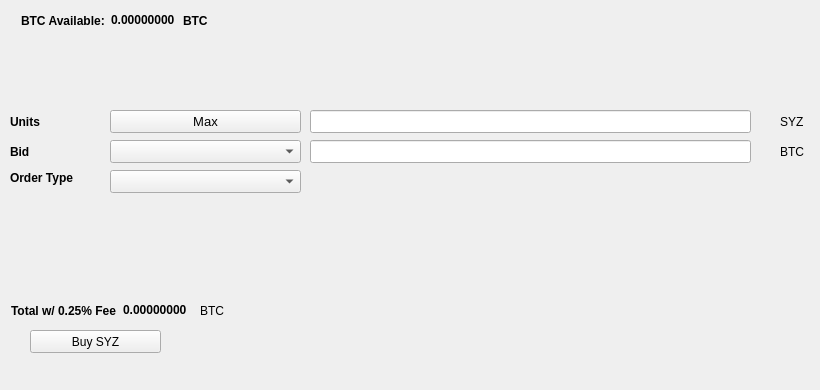
   <widget class="QWidget" name="BuyTab">
    <attribute name="title">
     <string>Buy</string>
    </attribute>
    <widget class="QPushButton" name="BuySYZ">
     <property name="geometry">
      <rect>
       <x>30</x>
       <y>330</y>
       <width>131</width>
       <height>23</height>
      </rect>
     </property>
     <property name="text">
      <string>Buy SYZ</string>
     </property>
     <property name="icon">
      <iconset resource="../soyuz3.qrc">
       <normaloff>:/icons/bitcoin</normaloff>:/icons/bitcoin</iconset>
     </property>
    </widget>
    <widget class="QLabel" name="label_3">
     <property name="geometry">
      <rect>
       <x>10</x>
       <y>110</y>
       <width>46</width>
       <height>23</height>
      </rect>
     </property>
     <property name="font">
      <font>
       <weight>75</weight>
       <bold>true</bold>
      </font>
     </property>
     <property name="text">
      <string>Units</string>
     </property>
    </widget>
    <widget class="QLineEdit" name="UnitsInput">
     <property name="geometry">
      <rect>
       <x>310</x>
       <y>110</y>
       <width>441</width>
       <height>23</height>
      </rect>
     </property>
     <property name="font">
      <font>
       <pointsize>9</pointsize>
       <weight>75</weight>
       <bold>true</bold>
      </font>
     </property>
    </widget>
    <widget class="QLineEdit" name="BuyBidPriceEdit">
     <property name="geometry">
      <rect>
       <x>310</x>
       <y>140</y>
       <width>441</width>
       <height>23</height>
      </rect>
     </property>
     <property name="font">
      <font>
       <pointsize>9</pointsize>
       <weight>75</weight>
       <bold>true</bold>
      </font>
     </property>
    </widget>
    <widget class="QLabel" name="label_4">
     <property name="geometry">
      <rect>
       <x>780</x>
       <y>110</y>
       <width>31</width>
       <height>23</height>
      </rect>
     </property>
     <property name="text">
      <string>SYZ</string>
     </property>
    </widget>
    <widget class="QLabel" name="label_5">
     <property name="geometry">
      <rect>
       <x>780</x>
       <y>140</y>
       <width>31</width>
       <height>23</height>
      </rect>
     </property>
     <property name="text">
      <string>BTC</string>
     </property>
    </widget>
    <widget class="QLabel" name="label_6">
     <property name="geometry">
      <rect>
       <x>10</x>
       <y>140</y>
       <width>46</width>
       <height>23</height>
      </rect>
     </property>
     <property name="font">
      <font>
       <weight>75</weight>
       <bold>true</bold>
      </font>
     </property>
     <property name="text">
      <string>Bid</string>
     </property>
    </widget>
    <widget class="QLabel" name="label_7">
     <property name="geometry">
      <rect>
       <x>10</x>
       <y>170</y>
       <width>91</width>
       <height>16</height>
      </rect>
     </property>
     <property name="font">
      <font>
       <weight>75</weight>
       <bold>true</bold>
      </font>
     </property>
     <property name="text">
      <string>Order Type</string>
     </property>
    </widget>
    <widget class="QPushButton" name="Buy_Max_Amount">
     <property name="geometry">
      <rect>
       <x>110</x>
       <y>110</y>
       <width>191</width>
       <height>23</height>
      </rect>
     </property>
     <property name="font">
      <font>
       <pointsize>10</pointsize>
      </font>
     </property>
     <property name="text">
      <string>Max</string>
     </property>
    </widget>
    <widget class="QComboBox" name="BuyBidcomboBox">
     <property name="geometry">
      <rect>
       <x>110</x>
       <y>140</y>
       <width>191</width>
       <height>23</height>
      </rect>
     </property>
     <property name="font">
      <font>
       <pointsize>10</pointsize>
      </font>
     </property>
    </widget>
    <widget class="QComboBox" name="buyOrdertypeCombo">
     <property name="geometry">
      <rect>
       <x>110</x>
       <y>170</y>
       <width>191</width>
       <height>23</height>
      </rect>
     </property>
     <property name="font">
      <font>
       <pointsize>10</pointsize>
      </font>
     </property>
    </widget>
    <widget class="QWidget" name="layoutWidget1">
     <property name="geometry">
      <rect>
       <x>21</x>
       <y>11</y>
       <width>227</width>
       <height>19</height>
      </rect>
     </property>
     <layout class="QHBoxLayout" name="horizontalLayout_3">
      <item>
       <widget class="QLabel" name="label232">
        <property name="font">
         <font>
          <weight>75</weight>
          <bold>true</bold>
         </font>
        </property>
        <property name="text">
         <string>BTC Available:</string>
        </property>
       </widget>
      </item>
      <item>
       <widget class="QLabel" name="BtcAvailableLbl">
        <property name="palette">
         <palette>
          <active>
           <colorrole role="WindowText">
            <brush brushstyle="SolidPattern">
             <color alpha="255">
              <red>0</red>
              <green>0</green>
              <blue>0</blue>
             </color>
            </brush>
           </colorrole>
           <colorrole role="Button">
            <brush brushstyle="SolidPattern">
             <color alpha="255">
              <red>0</red>
              <green>170</green>
              <blue>0</blue>
             </color>
            </brush>
           </colorrole>
           <colorrole role="Light">
            <brush brushstyle="SolidPattern">
             <color alpha="255">
              <red>0</red>
              <green>255</green>
              <blue>0</blue>
             </color>
            </brush>
           </colorrole>
           <colorrole role="Midlight">
            <brush brushstyle="SolidPattern">
             <color alpha="255">
              <red>0</red>
              <green>212</green>
              <blue>0</blue>
             </color>
            </brush>
           </colorrole>
           <colorrole role="Dark">
            <brush brushstyle="SolidPattern">
             <color alpha="255">
              <red>0</red>
              <green>85</green>
              <blue>0</blue>
             </color>
            </brush>
           </colorrole>
           <colorrole role="Mid">
            <brush brushstyle="SolidPattern">
             <color alpha="255">
              <red>0</red>
              <green>113</green>
              <blue>0</blue>
             </color>
            </brush>
           </colorrole>
           <colorrole role="Text">
            <brush brushstyle="SolidPattern">
             <color alpha="255">
              <red>0</red>
              <green>170</green>
              <blue>0</blue>
             </color>
            </brush>
           </colorrole>
           <colorrole role="BrightText">
            <brush brushstyle="SolidPattern">
             <color alpha="255">
              <red>255</red>
              <green>255</green>
              <blue>255</blue>
             </color>
            </brush>
           </colorrole>
           <colorrole role="ButtonText">
            <brush brushstyle="SolidPattern">
             <color alpha="255">
              <red>0</red>
              <green>0</green>
              <blue>0</blue>
             </color>
            </brush>
           </colorrole>
           <colorrole role="Base">
            <brush brushstyle="SolidPattern">
             <color alpha="255">
              <red>255</red>
              <green>255</green>
              <blue>255</blue>
             </color>
            </brush>
           </colorrole>
           <colorrole role="Window">
            <brush brushstyle="SolidPattern">
             <color alpha="255">
              <red>0</red>
              <green>170</green>
              <blue>0</blue>
             </color>
            </brush>
           </colorrole>
           <colorrole role="Shadow">
            <brush brushstyle="SolidPattern">
             <color alpha="255">
              <red>0</red>
              <green>0</green>
              <blue>0</blue>
             </color>
            </brush>
           </colorrole>
           <colorrole role="AlternateBase">
            <brush brushstyle="SolidPattern">
             <color alpha="255">
              <red>127</red>
              <green>212</green>
              <blue>127</blue>
             </color>
            </brush>
           </colorrole>
           <colorrole role="ToolTipBase">
            <brush brushstyle="SolidPattern">
             <color alpha="255">
              <red>255</red>
              <green>255</green>
              <blue>220</blue>
             </color>
            </brush>
           </colorrole>
           <colorrole role="ToolTipText">
            <brush brushstyle="SolidPattern">
             <color alpha="255">
              <red>0</red>
              <green>0</green>
              <blue>0</blue>
             </color>
            </brush>
           </colorrole>
          </active>
          <inactive>
           <colorrole role="WindowText">
            <brush brushstyle="SolidPattern">
             <color alpha="255">
              <red>0</red>
              <green>0</green>
              <blue>0</blue>
             </color>
            </brush>
           </colorrole>
           <colorrole role="Button">
            <brush brushstyle="SolidPattern">
             <color alpha="255">
              <red>0</red>
              <green>170</green>
              <blue>0</blue>
             </color>
            </brush>
           </colorrole>
           <colorrole role="Light">
            <brush brushstyle="SolidPattern">
             <color alpha="255">
              <red>0</red>
              <green>255</green>
              <blue>0</blue>
             </color>
            </brush>
           </colorrole>
           <colorrole role="Midlight">
            <brush brushstyle="SolidPattern">
             <color alpha="255">
              <red>0</red>
              <green>212</green>
              <blue>0</blue>
             </color>
            </brush>
           </colorrole>
           <colorrole role="Dark">
            <brush brushstyle="SolidPattern">
             <color alpha="255">
              <red>0</red>
              <green>85</green>
              <blue>0</blue>
             </color>
            </brush>
           </colorrole>
           <colorrole role="Mid">
            <brush brushstyle="SolidPattern">
             <color alpha="255">
              <red>0</red>
              <green>113</green>
              <blue>0</blue>
             </color>
            </brush>
           </colorrole>
           <colorrole role="Text">
            <brush brushstyle="SolidPattern">
             <color alpha="255">
              <red>0</red>
              <green>170</green>
              <blue>0</blue>
             </color>
            </brush>
           </colorrole>
           <colorrole role="BrightText">
            <brush brushstyle="SolidPattern">
             <color alpha="255">
              <red>255</red>
              <green>255</green>
              <blue>255</blue>
             </color>
            </brush>
           </colorrole>
           <colorrole role="ButtonText">
            <brush brushstyle="SolidPattern">
             <color alpha="255">
              <red>0</red>
              <green>0</green>
              <blue>0</blue>
             </color>
            </brush>
           </colorrole>
           <colorrole role="Base">
            <brush brushstyle="SolidPattern">
             <color alpha="255">
              <red>255</red>
              <green>255</green>
              <blue>255</blue>
             </color>
            </brush>
           </colorrole>
           <colorrole role="Window">
            <brush brushstyle="SolidPattern">
             <color alpha="255">
              <red>0</red>
              <green>170</green>
              <blue>0</blue>
             </color>
            </brush>
           </colorrole>
           <colorrole role="Shadow">
            <brush brushstyle="SolidPattern">
             <color alpha="255">
              <red>0</red>
              <green>0</green>
              <blue>0</blue>
             </color>
            </brush>
           </colorrole>
           <colorrole role="AlternateBase">
            <brush brushstyle="SolidPattern">
             <color alpha="255">
              <red>127</red>
              <green>212</green>
              <blue>127</blue>
             </color>
            </brush>
           </colorrole>
           <colorrole role="ToolTipBase">
            <brush brushstyle="SolidPattern">
             <color alpha="255">
              <red>255</red>
              <green>255</green>
              <blue>220</blue>
             </color>
            </brush>
           </colorrole>
           <colorrole role="ToolTipText">
            <brush brushstyle="SolidPattern">
             <color alpha="255">
              <red>0</red>
              <green>0</green>
              <blue>0</blue>
             </color>
            </brush>
           </colorrole>
          </inactive>
          <disabled>
           <colorrole role="WindowText">
            <brush brushstyle="SolidPattern">
             <color alpha="255">
              <red>0</red>
              <green>85</green>
              <blue>0</blue>
             </color>
            </brush>
           </colorrole>
           <colorrole role="Button">
            <brush brushstyle="SolidPattern">
             <color alpha="255">
              <red>0</red>
              <green>170</green>
              <blue>0</blue>
             </color>
            </brush>
           </colorrole>
           <colorrole role="Light">
            <brush brushstyle="SolidPattern">
             <color alpha="255">
              <red>0</red>
              <green>255</green>
              <blue>0</blue>
             </color>
            </brush>
           </colorrole>
           <colorrole role="Midlight">
            <brush brushstyle="SolidPattern">
             <color alpha="255">
              <red>0</red>
              <green>212</green>
              <blue>0</blue>
             </color>
            </brush>
           </colorrole>
           <colorrole role="Dark">
            <brush brushstyle="SolidPattern">
             <color alpha="255">
              <red>0</red>
              <green>85</green>
              <blue>0</blue>
             </color>
            </brush>
           </colorrole>
           <colorrole role="Mid">
            <brush brushstyle="SolidPattern">
             <color alpha="255">
              <red>0</red>
              <green>113</green>
              <blue>0</blue>
             </color>
            </brush>
           </colorrole>
           <colorrole role="Text">
            <brush brushstyle="SolidPattern">
             <color alpha="255">
              <red>0</red>
              <green>85</green>
              <blue>0</blue>
             </color>
            </brush>
           </colorrole>
           <colorrole role="BrightText">
            <brush brushstyle="SolidPattern">
             <color alpha="255">
              <red>255</red>
              <green>255</green>
              <blue>255</blue>
             </color>
            </brush>
           </colorrole>
           <colorrole role="ButtonText">
            <brush brushstyle="SolidPattern">
             <color alpha="255">
              <red>0</red>
              <green>85</green>
              <blue>0</blue>
             </color>
            </brush>
           </colorrole>
           <colorrole role="Base">
            <brush brushstyle="SolidPattern">
             <color alpha="255">
              <red>0</red>
              <green>170</green>
              <blue>0</blue>
             </color>
            </brush>
           </colorrole>
           <colorrole role="Window">
            <brush brushstyle="SolidPattern">
             <color alpha="255">
              <red>0</red>
              <green>170</green>
              <blue>0</blue>
             </color>
            </brush>
           </colorrole>
           <colorrole role="Shadow">
            <brush brushstyle="SolidPattern">
             <color alpha="255">
              <red>0</red>
              <green>0</green>
              <blue>0</blue>
             </color>
            </brush>
           </colorrole>
           <colorrole role="AlternateBase">
            <brush brushstyle="SolidPattern">
             <color alpha="255">
              <red>0</red>
              <green>170</green>
              <blue>0</blue>
             </color>
            </brush>
           </colorrole>
           <colorrole role="ToolTipBase">
            <brush brushstyle="SolidPattern">
             <color alpha="255">
              <red>255</red>
              <green>255</green>
              <blue>220</blue>
             </color>
            </brush>
           </colorrole>
           <colorrole role="ToolTipText">
            <brush brushstyle="SolidPattern">
             <color alpha="255">
              <red>0</red>
              <green>0</green>
              <blue>0</blue>
             </color>
            </brush>
           </colorrole>
          </disabled>
         </palette>
        </property>
        <property name="font">
         <font>
          <weight>75</weight>
          <bold>true</bold>
         </font>
        </property>
        <property name="text">
         <string>0.00000000</string>
        </property>
        <property name="textInteractionFlags">
         <set>Qt::LinksAccessibleByMouse|Qt::TextSelectableByKeyboard|Qt::TextSelectableByMouse</set>
        </property>
       </widget>
      </item>
      <item>
       <widget class="QLabel" name="BtcAvailableLbl_2">
        <property name="font">
         <font>
          <weight>75</weight>
          <bold>true</bold>
         </font>
        </property>
        <property name="text">
         <string>BTC</string>
        </property>
       </widget>
      </item>
     </layout>
    </widget>
    <widget class="QWidget" name="layoutWidge2">
     <property name="geometry">
      <rect>
       <x>11</x>
       <y>301</y>
       <width>259</width>
       <height>19</height>
      </rect>
     </property>
     <layout class="QHBoxLayout" name="horizontalLayout_4">
      <item>
       <widget class="QLabel" name="label_9">
        <property name="font">
         <font>
          <weight>75</weight>
          <bold>true</bold>
         </font>
        </property>
        <property name="text">
         <string>Total w/ 0.25% Fee</string>
        </property>
       </widget>
      </item>
      <item>
       <widget class="QLabel" name="BuyCostLabel">
        <property name="palette">
         <palette>
          <active>
           <colorrole role="WindowText">
            <brush brushstyle="SolidPattern">
             <color alpha="255">
              <red>0</red>
              <green>0</green>
              <blue>0</blue>
             </color>
            </brush>
           </colorrole>
           <colorrole role="Button">
            <brush brushstyle="SolidPattern">
             <color alpha="255">
              <red>0</red>
              <green>170</green>
              <blue>0</blue>
             </color>
            </brush>
           </colorrole>
           <colorrole role="Light">
            <brush brushstyle="SolidPattern">
             <color alpha="255">
              <red>0</red>
              <green>255</green>
              <blue>0</blue>
             </color>
            </brush>
           </colorrole>
           <colorrole role="Midlight">
            <brush brushstyle="SolidPattern">
             <color alpha="255">
              <red>0</red>
              <green>212</green>
              <blue>0</blue>
             </color>
            </brush>
           </colorrole>
           <colorrole role="Dark">
            <brush brushstyle="SolidPattern">
             <color alpha="255">
              <red>0</red>
              <green>85</green>
              <blue>0</blue>
             </color>
            </brush>
           </colorrole>
           <colorrole role="Mid">
            <brush brushstyle="SolidPattern">
             <color alpha="255">
              <red>0</red>
              <green>113</green>
              <blue>0</blue>
             </color>
            </brush>
           </colorrole>
           <colorrole role="Text">
            <brush brushstyle="SolidPattern">
             <color alpha="255">
              <red>0</red>
              <green>170</green>
              <blue>0</blue>
             </color>
            </brush>
           </colorrole>
           <colorrole role="BrightText">
            <brush brushstyle="SolidPattern">
             <color alpha="255">
              <red>255</red>
              <green>255</green>
              <blue>255</blue>
             </color>
            </brush>
           </colorrole>
           <colorrole role="ButtonText">
            <brush brushstyle="SolidPattern">
             <color alpha="255">
              <red>0</red>
              <green>0</green>
              <blue>0</blue>
             </color>
            </brush>
           </colorrole>
           <colorrole role="Base">
            <brush brushstyle="SolidPattern">
             <color alpha="255">
              <red>255</red>
              <green>255</green>
              <blue>255</blue>
             </color>
            </brush>
           </colorrole>
           <colorrole role="Window">
            <brush brushstyle="SolidPattern">
             <color alpha="255">
              <red>0</red>
              <green>170</green>
              <blue>0</blue>
             </color>
            </brush>
           </colorrole>
           <colorrole role="Shadow">
            <brush brushstyle="SolidPattern">
             <color alpha="255">
              <red>0</red>
              <green>0</green>
              <blue>0</blue>
             </color>
            </brush>
           </colorrole>
           <colorrole role="AlternateBase">
            <brush brushstyle="SolidPattern">
             <color alpha="255">
              <red>127</red>
              <green>212</green>
              <blue>127</blue>
             </color>
            </brush>
           </colorrole>
           <colorrole role="ToolTipBase">
            <brush brushstyle="SolidPattern">
             <color alpha="255">
              <red>255</red>
              <green>255</green>
              <blue>220</blue>
             </color>
            </brush>
           </colorrole>
           <colorrole role="ToolTipText">
            <brush brushstyle="SolidPattern">
             <color alpha="255">
              <red>0</red>
              <green>0</green>
              <blue>0</blue>
             </color>
            </brush>
           </colorrole>
          </active>
          <inactive>
           <colorrole role="WindowText">
            <brush brushstyle="SolidPattern">
             <color alpha="255">
              <red>0</red>
              <green>0</green>
              <blue>0</blue>
             </color>
            </brush>
           </colorrole>
           <colorrole role="Button">
            <brush brushstyle="SolidPattern">
             <color alpha="255">
              <red>0</red>
              <green>170</green>
              <blue>0</blue>
             </color>
            </brush>
           </colorrole>
           <colorrole role="Light">
            <brush brushstyle="SolidPattern">
             <color alpha="255">
              <red>0</red>
              <green>255</green>
              <blue>0</blue>
             </color>
            </brush>
           </colorrole>
           <colorrole role="Midlight">
            <brush brushstyle="SolidPattern">
             <color alpha="255">
              <red>0</red>
              <green>212</green>
              <blue>0</blue>
             </color>
            </brush>
           </colorrole>
           <colorrole role="Dark">
            <brush brushstyle="SolidPattern">
             <color alpha="255">
              <red>0</red>
              <green>85</green>
              <blue>0</blue>
             </color>
            </brush>
           </colorrole>
           <colorrole role="Mid">
            <brush brushstyle="SolidPattern">
             <color alpha="255">
              <red>0</red>
              <green>113</green>
              <blue>0</blue>
             </color>
            </brush>
           </colorrole>
           <colorrole role="Text">
            <brush brushstyle="SolidPattern">
             <color alpha="255">
              <red>0</red>
              <green>170</green>
              <blue>0</blue>
             </color>
            </brush>
           </colorrole>
           <colorrole role="BrightText">
            <brush brushstyle="SolidPattern">
             <color alpha="255">
              <red>255</red>
              <green>255</green>
              <blue>255</blue>
             </color>
            </brush>
           </colorrole>
           <colorrole role="ButtonText">
            <brush brushstyle="SolidPattern">
             <color alpha="255">
              <red>0</red>
              <green>0</green>
              <blue>0</blue>
             </color>
            </brush>
           </colorrole>
           <colorrole role="Base">
            <brush brushstyle="SolidPattern">
             <color alpha="255">
              <red>255</red>
              <green>255</green>
              <blue>255</blue>
             </color>
            </brush>
           </colorrole>
           <colorrole role="Window">
            <brush brushstyle="SolidPattern">
             <color alpha="255">
              <red>0</red>
              <green>170</green>
              <blue>0</blue>
             </color>
            </brush>
           </colorrole>
           <colorrole role="Shadow">
            <brush brushstyle="SolidPattern">
             <color alpha="255">
              <red>0</red>
              <green>0</green>
              <blue>0</blue>
             </color>
            </brush>
           </colorrole>
           <colorrole role="AlternateBase">
            <brush brushstyle="SolidPattern">
             <color alpha="255">
              <red>127</red>
              <green>212</green>
              <blue>127</blue>
             </color>
            </brush>
           </colorrole>
           <colorrole role="ToolTipBase">
            <brush brushstyle="SolidPattern">
             <color alpha="255">
              <red>255</red>
              <green>255</green>
              <blue>220</blue>
             </color>
            </brush>
           </colorrole>
           <colorrole role="ToolTipText">
            <brush brushstyle="SolidPattern">
             <color alpha="255">
              <red>0</red>
              <green>0</green>
              <blue>0</blue>
             </color>
            </brush>
           </colorrole>
          </inactive>
          <disabled>
           <colorrole role="WindowText">
            <brush brushstyle="SolidPattern">
             <color alpha="255">
              <red>0</red>
              <green>85</green>
              <blue>0</blue>
             </color>
            </brush>
           </colorrole>
           <colorrole role="Button">
            <brush brushstyle="SolidPattern">
             <color alpha="255">
              <red>0</red>
              <green>170</green>
              <blue>0</blue>
             </color>
            </brush>
           </colorrole>
           <colorrole role="Light">
            <brush brushstyle="SolidPattern">
             <color alpha="255">
              <red>0</red>
              <green>255</green>
              <blue>0</blue>
             </color>
            </brush>
           </colorrole>
           <colorrole role="Midlight">
            <brush brushstyle="SolidPattern">
             <color alpha="255">
              <red>0</red>
              <green>212</green>
              <blue>0</blue>
             </color>
            </brush>
           </colorrole>
           <colorrole role="Dark">
            <brush brushstyle="SolidPattern">
             <color alpha="255">
              <red>0</red>
              <green>85</green>
              <blue>0</blue>
             </color>
            </brush>
           </colorrole>
           <colorrole role="Mid">
            <brush brushstyle="SolidPattern">
             <color alpha="255">
              <red>0</red>
              <green>113</green>
              <blue>0</blue>
             </color>
            </brush>
           </colorrole>
           <colorrole role="Text">
            <brush brushstyle="SolidPattern">
             <color alpha="255">
              <red>0</red>
              <green>85</green>
              <blue>0</blue>
             </color>
            </brush>
           </colorrole>
           <colorrole role="BrightText">
            <brush brushstyle="SolidPattern">
             <color alpha="255">
              <red>255</red>
              <green>255</green>
              <blue>255</blue>
             </color>
            </brush>
           </colorrole>
           <colorrole role="ButtonText">
            <brush brushstyle="SolidPattern">
             <color alpha="255">
              <red>0</red>
              <green>85</green>
              <blue>0</blue>
             </color>
            </brush>
           </colorrole>
           <colorrole role="Base">
            <brush brushstyle="SolidPattern">
             <color alpha="255">
              <red>0</red>
              <green>170</green>
              <blue>0</blue>
             </color>
            </brush>
           </colorrole>
           <colorrole role="Window">
            <brush brushstyle="SolidPattern">
             <color alpha="255">
              <red>0</red>
              <green>170</green>
              <blue>0</blue>
             </color>
            </brush>
           </colorrole>
           <colorrole role="Shadow">
            <brush brushstyle="SolidPattern">
             <color alpha="255">
              <red>0</red>
              <green>0</green>
              <blue>0</blue>
             </color>
            </brush>
           </colorrole>
           <colorrole role="AlternateBase">
            <brush brushstyle="SolidPattern">
             <color alpha="255">
              <red>0</red>
              <green>170</green>
              <blue>0</blue>
             </color>
            </brush>
           </colorrole>
           <colorrole role="ToolTipBase">
            <brush brushstyle="SolidPattern">
             <color alpha="255">
              <red>255</red>
              <green>255</green>
              <blue>220</blue>
             </color>
            </brush>
           </colorrole>
           <colorrole role="ToolTipText">
            <brush brushstyle="SolidPattern">
             <color alpha="255">
              <red>0</red>
              <green>0</green>
              <blue>0</blue>
             </color>
            </brush>
           </colorrole>
          </disabled>
         </palette>
        </property>
        <property name="font">
         <font>
          <weight>75</weight>
          <bold>true</bold>
         </font>
        </property>
        <property name="autoFillBackground">
         <bool>false</bool>
        </property>
        <property name="text">
         <string>0.00000000</string>
        </property>
        <property name="textInteractionFlags">
         <set>Qt::LinksAccessibleByMouse|Qt::TextSelectableByMouse</set>
        </property>
       </widget>
      </item>
      <item>
       <widget class="QLabel" name="label_10">
        <property name="font">
         <font>
          <weight>50</weight>
          <bold>false</bold>
         </font>
        </property>
        <property name="text">
         <string>BTC</string>
        </property>
       </widget>
      </item>
     </layout>
    </widget>
    <widget class="QLabel" name="label_24">
     <property name="geometry">
      <rect>
       <x>460</x>
       <y>300</y>
       <width>281</width>
       <height>81</height>
      </rect>
     </property>
     <property name="text">
      <string/>
     </property>
     <property name="pixmap">
      <pixmap>:/images/bittrex</pixmap>
     </property>
    </widget>
   </widget>
